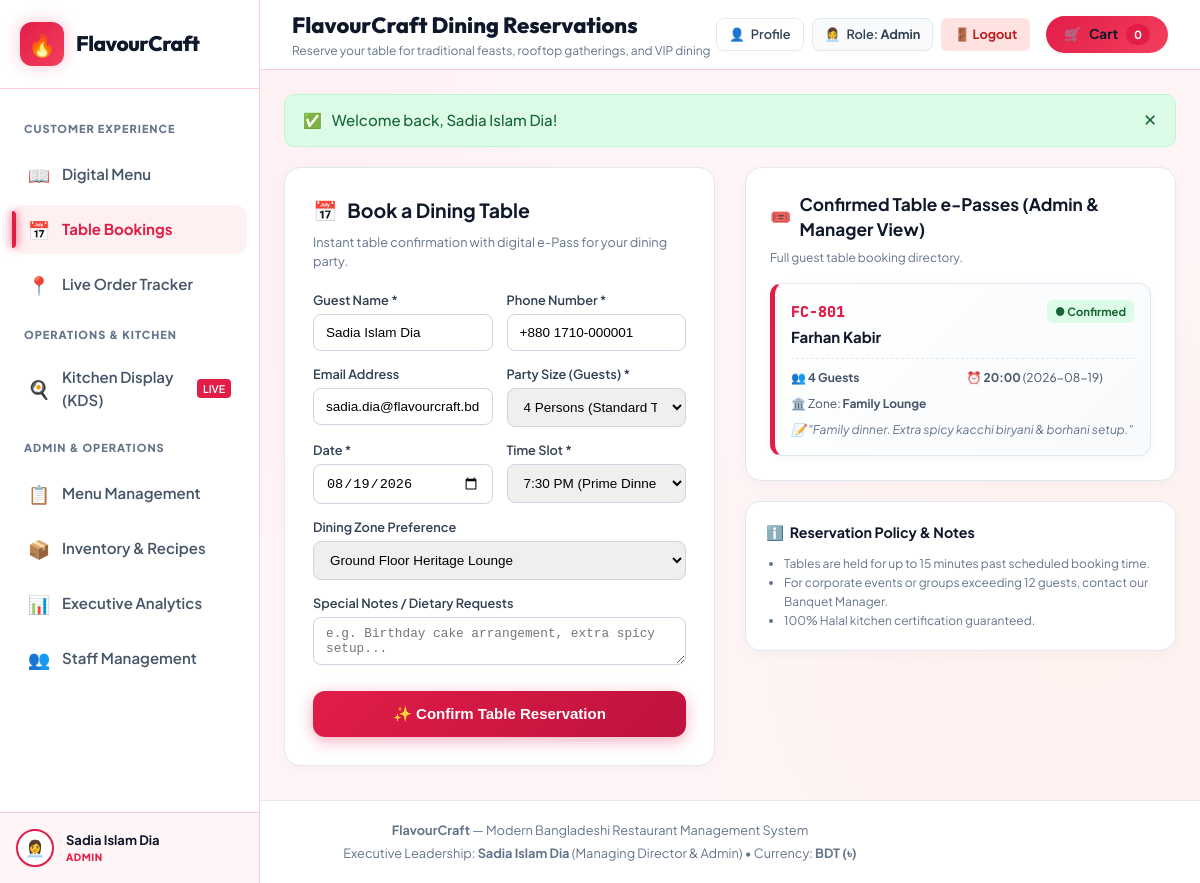
The app's page /reservations.php (signed in), older data.
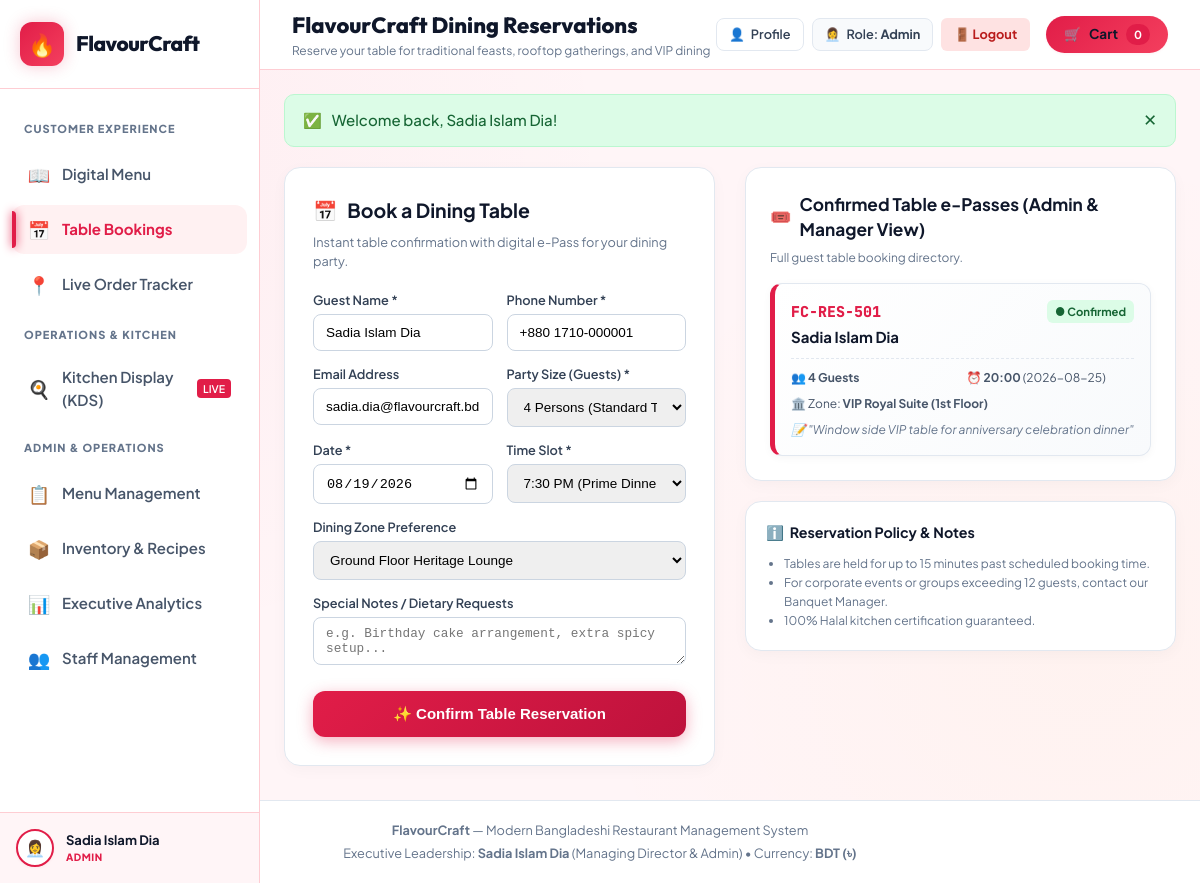
The same page, newer data.
### tables this page shows
CREATE TABLE `reservations` (
  `id` int(11) NOT NULL AUTO_INCREMENT,
  `booking_uid` varchar(64) NOT NULL,
  `booking_code` varchar(30) NOT NULL,
  `guest_name` varchar(100) NOT NULL,
  `guest_phone` varchar(30) NOT NULL,
  `guest_email` varchar(100) DEFAULT NULL,
  `party_size` int(11) NOT NULL DEFAULT 2,
  `reservation_date` date NOT NULL,
  `time_slot` varchar(20) NOT NULL,
  `table_preference` varchar(100) DEFAULT 'Standard Dining',
  `deposit_paid` decimal(10,2) NOT NULL DEFAULT 0.00,
  `status` enum('Confirmed','Pending','Cancelled','Seated') NOT NULL DEFAULT 'Confirmed',
  `special_request` text DEFAULT NULL,
  `created_at` timestamp NOT NULL DEFAULT current_timestamp(),
  PRIMARY KEY (`id`),
  UNIQUE KEY `booking_uid` (`booking_uid`),
  UNIQUE KEY `booking_code` (`booking_code`)
);

### reservations.php (the view, shortened to what the changed rows need)
<?php
$user = get_current_user_data();
$is_guest = ($user['role'] === 'Guest');
$is_staff = ($user['role'] === 'Admin' || $user['role'] === 'Manager');
$conn = get_db();
$reservations = [];
if ($conn) {
    if ($is_staff) {
        $res = mysqli_query($conn, "SELECT * FROM reservations ORDER BY reservation_date DESC, id DESC LIMIT 10");
        if ($res) {
            while ($row = mysqli_fetch_assoc($res)) {
                $reservations[] = $row;
            }
        }
    }
}
require_once __DIR__ . '/includes/header.php';
?>
<div style="display: grid; grid-template-columns: 1fr 1fr; gap: 30px; align-items: start;">
  <div style="background: #fff; border-radius: 16px; padding: 28px; border: 1px solid #e2e8f0; box-shadow: 0 4px 15px rgba(0,0,0,0.03);">
    <h2 style="font-size: 1.3rem; margin: 0 0 8px; color: #0f172a; display: flex; align-items: center; gap: 10px;">
      <span>📅</span> Book a Dining Table
    </h2>
  </div>
  <div style="display: flex; flex-direction: column; gap: 20px;">
    <div style="background: #fff; border-radius: 16px; padding: 24px; border: 1px solid #e2e8f0; box-shadow: 0 4px 15px rgba(0,0,0,0.03);">
      <?php if (empty($reservations)): ?>
        <div style="padding: 35px 20px; text-align: center; color: #64748b; background: #f8fafc; border-radius: 12px; border: 1px dashed #cbd5e1;">
          <div style="font-size: 2rem; margin-bottom: 8px;">🍽️</div>
          <div style="font-weight: 700; color: #334155; margin-bottom: 4px;">No Active Bookings</div>
          <div style="font-size: 0.85rem;">
            <?php if ($is_guest): ?>
              Please sign in or register to view your table passes.
            <?php else: ?>
              Complete the reservation form on the left to confirm your table and view your digital e-Pass.
            <?php endif; ?>
          </div>
        </div>
      <?php else: ?>
        <div style="display: flex; flex-direction: column; gap: 14px;">
          <?php foreach ($reservations as $res): ?>
            <div style="background: linear-gradient(135deg, #fff, #f8fafc); border: 1px solid #e2e8f0; border-left: 5px solid #e11d48; border-radius: 12px; padding: 16px; box-shadow: 0 2px 8px rgba(0,0,0,0.04);">
              <div style="display: flex; justify-content: space-between; align-items: flex-start; margin-bottom: 8px;">
                <div>
                  <span style="font-family: 'JetBrains Mono', monospace; font-weight: 800; font-size: 1rem; color: #e11d48;">
                    <?php echo htmlspecialchars($res['booking_code']); ?>
                  </span>
                  <div style="font-weight: 700; color: #0f172a; margin-top: 2px;">
                    <?php echo htmlspecialchars($res['guest_name']); ?>
                  </div>
                </div>
                <span style="background: #dcfce7; color: #166534; font-size: 0.75rem; font-weight: 700; padding: 3px 8px; border-radius: 6px;">
                  ● <?php echo htmlspecialchars($res['status']); ?>
                </span>
              </div>
              <div style="display: grid; grid-template-columns: 1fr 1fr; gap: 8px; font-size: 0.8rem; color: #475569; margin-top: 10px; border-top: 1px dashed #e2e8f0; padding-top: 10px;">
                <div>👥 <strong><?php echo (int)$res['party_size']; ?> Guests</strong></div>
                <div>⏰ <strong><?php echo htmlspecialchars($res['time_slot']); ?></strong> (<?php echo htmlspecialchars($res['reservation_date']); ?>)</div>
                <div style="grid-column: span 2;">🏛️ Zone: <strong><?php echo htmlspecialchars($res['table_preference']); ?></strong></div>
                <?php if (!empty($res['special_request'])): ?>
                  <div style="grid-column: span 2; font-style: italic; color: #64748b;">📝 "<?php echo htmlspecialchars($res['special_request']); ?>"</div>
                <?php endif; ?>
              </div>
            </div>
          <?php endforeach; ?>
        </div>
      <?php endif; ?>
    </div>
  </div>
</div>
<?php require_once __DIR__ . '/includes/footer.php'; ?>

Row changes from the older to the newer data that the page shows:
changed reservations "Confirmed": booking_code "FC-801" → "FC-RES-501"; guest_name "Farhan Kabir" → "Sadia Islam Dia"; reservation_date "2026-08-19" → "2026-08-25"; table_preference "Family Lounge" → "VIP Royal Suite (1st Floor)"; special_request "Family dinner. Extra spicy kacchi biryani & borhani setup." → "Window side VIP table for anniversary celebration dinner"
